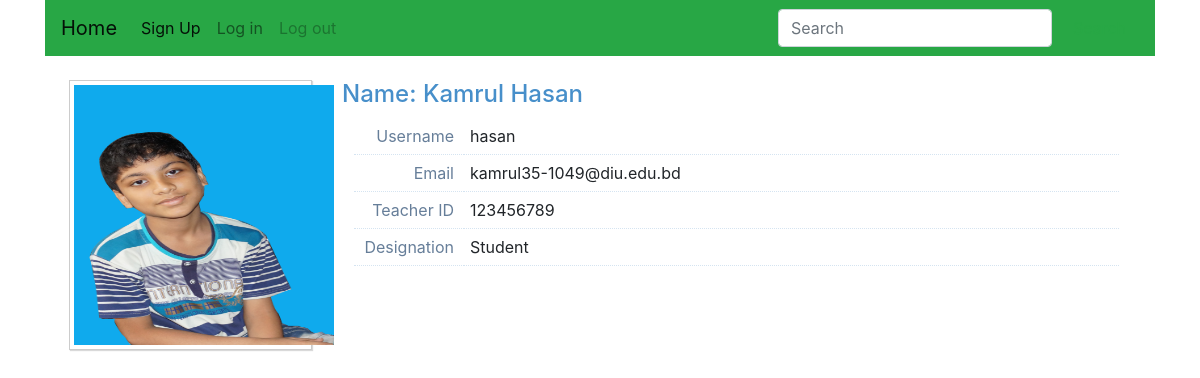
Screenshot of /teachers/2 with the database file from the repository.
### users/models.py (models this page shows, shortened)
class CustomUser(AbstractUser):
    email = models.EmailField(max_length=50, unique=True)
    slug = models.SlugField(unique=True, null=True, blank=True)
    teacherID = models.CharField(max_length=10, blank=True)
    designations = models.CharField(max_length=100, blank=True)
    image = models.ImageField(blank=True, null=True, upload_to='profile-picture/')

### teachers/views.py (the view)
# urls.py: path('<int:pk>', views.ProfileDetail.as_view(), name='view_profile'),
class ProfileDetail(generic.DeleteView):
    template_name = 'teachers/view_profile.html'
    model = CustomUser

### teachers/templates/teachers/view_profile.html (shortened to what this page needs)
{% extends 'base.html' %}
{% load crispy_forms_filters %}
{% load staticfiles %}
{% block content %}
    <div class="container" xmlns="http://www.w3.org/1999/html">
        <div id="user-profile-2" class="user-profile">
            <div class="tabbable">
                <div class="tab-content no-border padding-24">
                    <div id="home" class="tab-pane in active">
                        <div class="row">
                            <div class="col-xs-12 col-sm-3 center">
							<span class="profile-picture">
                                {% if customuser.image %}
                                    <img class="editable img-responsive" alt=" Avatar" id="avatar2" width="260"
                                         height="260"
                                         src="{{ customuser.image.url }}">
                                {% endif %}
							</span>
                            </div>
                            <div class="col-xs-12 col-sm-9">
                                <h4 class="blue">
                                    <span class="label label-purple arrowed-in-right">
									Name: {{ customuser.get_full_name }}
								</span>
                                </h4>
                                <div class="profile-user-info">
                                    <div class="profile-info-row">
                                        <div class="profile-info-name"> Username</div>
                                        <div class="profile-info-value">
                                            <span>{{ customuser.username }}</span>
                                        </div>
                                    </div>
                                    <div class="profile-info-row">
                                        <div class="profile-info-name">Email</div>
                                        <div class="profile-info-value">
                                            <span>{{ customuser.email }}</span>
                                        </div>
                                    </div>
                                    <div class="profile-info-row">
                                        <div class="profile-info-name"> Teacher ID</div>
                                        <div class="profile-info-value">
                                            <span>{{ customuser.teacherID }}</span>
                                        </div>
                                    </div>
                                    <div class="profile-info-row">
                                        <div class="profile-info-name"> Designation</div>
                                        <div class="profile-info-value">
                                            <span>{{ customuser.designations }}</span>
                                        </div>
                                    </div>
                                    <div class="profile-info-row">
                                        <div class="profile-info-name"></div>
                                        <div class="profile-info-value">
                                        </div>
                                    </div>
                                </div>
                                <div class="profile-user-info">
                                    <div class="profile-info-row">
                                        <div class="profile-info-name"></div>
                                        <div class="profile-info-value">
                                        </div>
                                    </div>
                                </div>
                            </div>
                        </div>
                    </div>
                </div>
            </div>
        </div>
    </div>
{% endblock %}

### templates/base.html (shortened to what this page needs)
<!doctype html>
<html lang="en">
{% load staticfiles %}
<head>
    <link rel="stylesheet" href="{% static 'swe/profile.css' %}">
    <link rel="stylesheet" href="https://stackpath.bootstrapcdn.com/bootstrap/4.1.3/css/bootstrap.min.css"
>
    <div class="container">
        <nav class="navbar navbar-expand-lg navbar-light bg-success">
            <a class="navbar-brand" href="{% url 'home' %}">Home</a>
            <div class="collapse navbar-collapse" id="navbarTogglerDemo03">
                <ul class="navbar-nav mr-auto mt-2 mt-lg-0">
                    <li class="nav-item active">
                        <a class="nav-link" href="{% url 'signup' %}">Sign Up <span class="sr-only">(current)</span></a>
                    </li>
                    <li class="nav-item">
                        <a class="nav-link" href="{% url 'login' %}">Log in</a>
                    </li>
                    <li class="nav-item">
                        <a class="nav-link disabled" href="{% url 'logout' %}">Log out</a>
                    </li>
                </ul>
                <form class="form-inline my-2 my-lg-0">
                    <input class="form-control mr-sm-2" type="search" placeholder="Search" aria-label="Search">
                    <button class="btn btn-outline-success my-2 my-sm-0" type="submit">Search</button>
                </form>
            </div>
        </nav>
    </div>
</head>
<body>
{% block content %}
{% endblock %}
</body>
</html>

### static/swe/profile.css (style rules this page uses)
body { margin-top:20px; }
.align-center, .center { text-align: center!important; }
.profile-user-info { display: table; width: 98%; width: calc(100% - 24px); margin: 0 auto }
.profile-info-row { display: table-row }
.profile-info-name, .profile-info-value { display: table-cell; border-top: 1px dotted #D5E4F1 }
.profile-info-name { text-align: right; padding: 6px 10px 6px 4px; font-weight: 400; color: #667E99; background-color: transparent; width: 110px; vertical-align: middle }
.profile-info-value { padding: 6px 4px 6px 6px }
.profile-info-row:first-child .profile-info-name, .profile-info-row:first-child .profile-info-value { border-top: none }
.profile-picture { border: 1px solid #CCC; background-color: #FFF; padding: 4px; display: inline-block; max-width: 100%; -webkit-box-sizing: border-box; -moz-box-sizing: border-box; box-sizing: border-box; box-shadow: 1px 1px 1px rgba(0, 0, 0, .15) }
.tab-content { border: 1px solid #C5D0DC; padding: 16px 12px; position: relative }
.tab-content.no-border { border: none; padding: 12px }
.tab-content.padding-24 { padding: 24px 18px }
.tab-content.no-border.padding-24 { padding: 24px }
.blue { color: #478FCA!important }

### rows the page displays
CustomUser: image (picture), get_full_name "Kamrul Hasan", username "hasan", email "kamrul35-1049@diu.edu.bd", teacherID "123456789", designations "Student"
